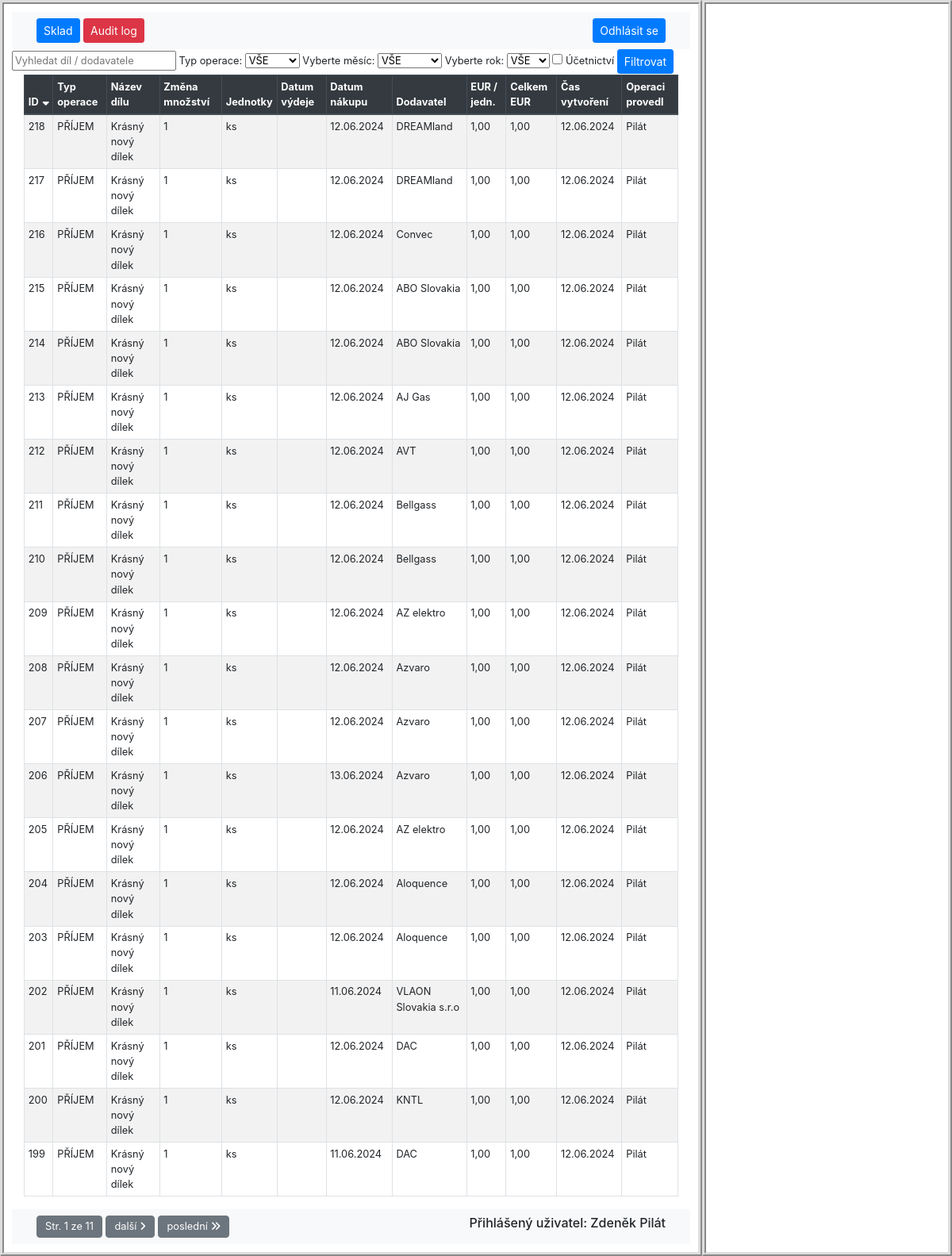
The app's page /sklad/audit_logs/ (signed in), older data.
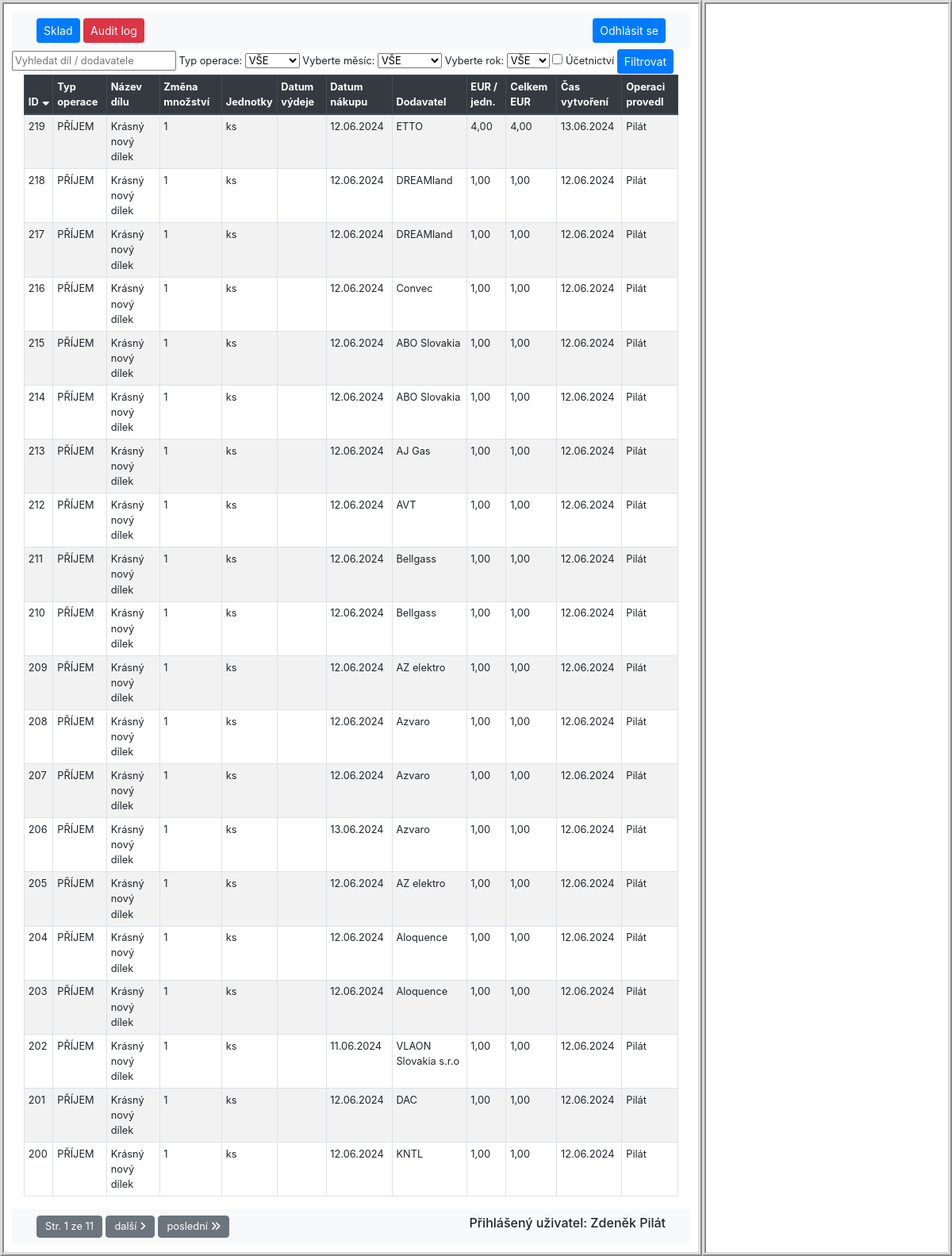
The same page, newer data.
### hpm_sklad/models.py (models this page shows, shortened)
class AuditLog(models.Model):
    class Meta:
        verbose_name_plural = "Auditovací logy"
        ordering = ["-id"]
    MOVEMENT_CHOICES = [
        ('PŘÍJEM', 'Příjem'),
        ('VÝDEJ', 'Výdej')
    ]
    JEDNOTKY_CHOICES = [
        ('ks', 'kus'),
        ('kg', 'kilogram'),
        ('par', 'pár'),
        ('l', 'litr'),
        ('m', 'metr'),
        ('baleni', 'balení'),
    ]
    ucetnictvi = models.BooleanField(verbose_name="Účetnictví")
    evidencni_cislo = models.ForeignKey(Sklad, on_delete=models.CASCADE, verbose_name="Evidenční číslo")
    interne_cislo = models.IntegerField(null=True, verbose_name="Číslo karty")
    objednano = models.CharField(max_length=100, null=True, blank=True, verbose_name="Objednáno?")
    nazev_dilu = models.CharField(max_length=100, verbose_name="Název dílu", db_index=True)
    zmena_mnozstvi = models.IntegerField(verbose_name="Změna množství")
    mnozstvi = models.PositiveIntegerField(verbose_name="Množství")
    jednotky = models.CharField(max_length=10, choices=JEDNOTKY_CHOICES, default='ks', verbose_name="Jednotky")
    typ_operace = models.CharField(max_length=10, choices=MOVEMENT_CHOICES, verbose_name="Typ operace")
    pouzite_zarizeni = models.CharField(max_length=70, null=True, verbose_name="Pro zařízení")
    umisteni = models.CharField(max_length=25, verbose_name="Umístění")
    dodavatel = models.CharField(max_length=70, verbose_name="Dodavatel")
    datum_vydeje = models.DateField(null=True, blank=True, verbose_name="Datum výdeje")
    datum_nakupu = models.DateField(null=True, blank=True, verbose_name="Datum nákupu")
    cislo_objednavky = models.CharField(max_length=20, null=True, blank=True, verbose_name="Číslo objednávky")
    jednotkova_cena_eur = models.FloatField(default=0.0, verbose_name="EUR/jednotka")
    celkova_cena_eur = models.FloatField(default=0.0, verbose_name="Celkem EUR")
    cas_vytvoreni = models.DateTimeField(auto_now_add=True, verbose_name="Čas vytvoření")
    operaci_provedl = models.ForeignKey(User, on_delete=models.CASCADE, verbose_name="Operaci provedl")
    poznamka = models.CharField(null=True, blank=True, max_length=200, verbose_name="Poznámka")

### hpm_sklad/views.py (the view)
# urls.py: path('sklad/audit_logs/', views.AuditLogListView.as_view(), name='audit_log'),
class AuditLogListView(LoginRequiredMixin, ListView):
    model = AuditLog
    template_name = 'hpm_sklad/audit_log.html'  # Zajistěte, že tato cesta je správná
    paginate_by = 20
    def get_context_data(self, **kwargs):
        context = super().get_context_data(**kwargs)
        selected_id = self.request.GET.get('selected', None)
        if selected_id:
            context['selected_item'] = get_object_or_404(AuditLog, id=selected_id)
        else:
            context['selected_item'] = None
        current_year = datetime.datetime.now().year
        context['years'] = range(current_year, 2023, -1)
        context.update({
            'sort': self.request.GET.get('sort', 'id'),
            'order': self.request.GET.get('order', 'down'),
            'query': self.request.GET.get('query', ''),
            'typ_operace': self.request.GET.get('typ_operace', 'VŠE'),
            'month': self.request.GET.get('month', 'VŠE'),
            'year': self.request.GET.get('year', 'VŠE'),
            'ucetnictvi': self.request.GET.get('ucetnictvi', ''),
            'current_user': self.request.user,
        })
        return context
    def get_queryset(self):
        queryset = AuditLog.objects.all()
        query = self.request.GET.get('query', '')
        sort = self.request.GET.get('sort', 'id')
        order = self.request.GET.get('order', 'down')
        if query:
            queryset = queryset.filter(
                Q(nazev_dilu__icontains=query) | Q(dodavatel__icontains=query)
            )
        if self.request.GET.get('ucetnictvi', '') == 'on':
            queryset = queryset.filter(ucetnictvi=True)
        typ_operace = self.request.GET.get('typ_operace', 'VŠE')
        if typ_operace != 'VŠE':
            queryset = queryset.filter(typ_operace=typ_operace)
        month = self.request.GET.get('month', 'VŠE')
        year = self.request.GET.get('year', 'VŠE')
        if month != 'VŠE' and year != 'VŠE':
            queryset = queryset.filter(
                Q(datum_vydeje__year=year, datum_vydeje__month=month) |
                Q(datum_nakupu__year=year, datum_nakupu__month=month)
            )
        if order == 'down':
            sort = f"-{sort}"
        queryset = queryset.order_by(sort)
        return queryset

### hpm_sklad/templatetags/custom_filters.py (called while the page is built)
@register.filter
def url_remove_param(querystring, params):
    params = params.split(',')
    new_querystring = '&'.join(
        f"{key}={value}"
        for part in querystring.split('&')
        if '=' in part and (key := part.split('=')[0]) not in params and (value := part.split('=')[1])
    )
    return new_querystring

### hpm_sklad/templates/hpm_sklad/audit_log.html (shortened to what this page needs)
{% extends "hpm_sklad/base_left_right_column.html" %}
{% load static %}
{% load custom_filters %}
{% block navbar %}
    <div class="col">
        <a class="btn btn-primary btn-sm" href="{% url 'sklad' %}">Sklad</a>
        <a class="btn btn-danger btn-sm" href="{% url 'audit_log' %}">Audit log</a>
    </div>
    <div class="col-auto">
        {% include "hpm_sklad/login.html" %}
    </div>
{% endblock %}
{% block left_content %}
    <form method="GET" action="" class="search-form">
        <div class="search-group small">
            <input class="search" type="text" name="query" placeholder="Vyhledat díl / dodavatele" value="{{ request.GET.query }}">
            <label for="typ_operace">Typ operace:</label>
            <select name="typ_operace" class="search" id="typ_operace">
                <option value="VŠE" {% if request.GET.typ_operace == 'VŠE' or not request.GET.typ_operace %}selected{% endif %}>VŠE</option>
            </select>
            <label for="month">Vyberte měsíc:</label>
            <select name="month" id="month" class="search">
                <option value="VŠE" {% if request.GET.month == 'VŠE' or not request.GET.month %}selected{% endif %}>VŠE</option>
            </select>
            <label for="year">Vyberte rok:</label>
            <select name="year" id="year" class="search">
                <option value="VŠE" {% if request.GET.year == 'VŠE' or not request.GET.year %}selected{% endif %}>VŠE</option>
            </select>
            <label>
                <input type="checkbox" name="ucetnictvi" {% if request.GET.ucetnictvi == 'on' %}checked{% endif %}> Účetnictví
            </label>
            <button class="btn btn-primary btn-sm" type="submit">Filtrovat</button>
        </div>
    </form>
    <div class="container-fluid">
        <table class="table table-sm table-hover table-striped table-bordered">
            <thead class="thead-dark">
                <tr>
                    {% with request.GET.urlencode as querystring %}
                        <th>
                            <a href="?sort=id&order={% if request.GET.sort == 'id' and request.GET.order == 'up' %}down{% else %}up{% endif %}&{{ querystring|url_remove_param:'sort,order' }}">
                                ID
                                {% if not request.GET.sort %}
                                    <i class="fas fa-sort-down"></i>
                                {% endif %}
                            </a>
                        </th>
                        <th>
                            <a href="?sort=typ_operace&order={% if request.GET.sort == 'typ_operace' and request.GET.order == 'up' %}down{% else %}up{% endif %}&{{ querystring|url_remove_param:'sort,order' }}">
                                Typ operace
                            </a>
                        </th>
                        <th>
                            <a href="?sort=nazev_dilu&order={% if request.GET.sort == 'nazev_dilu' and request.GET.order == 'up' %}down{% else %}up{% endif %}&{{ querystring|url_remove_param:'sort,order' }}">
                                Název dílu
                            </a>
                        </th>
                        <th>
                            <a href="?sort=zmena_mnozstvi&order={% if request.GET.sort == 'zmena_mnozstvi' and request.GET.order == 'up' %}down{% else %}up{% endif %}&{{ querystring|url_remove_param:'sort,order' }}">
                                Změna množství
                            </a>
                        </th>
                        <th>
                            <a href="?sort=jednotky&order={% if request.GET.sort == 'jednotky' and request.GET.order == 'up' %}down{% else %}up{% endif %}&{{ querystring|url_remove_param:'sort,order' }}">
                                Jednotky
                            </a>
                        </th>
                        <th>
                            <a href="?sort=datum_vydeje&order={% if request.GET.sort == 'datum_vydeje' and request.GET.order == 'up' %}down{% else %}up{% endif %}&{{ querystring|url_remove_param:'sort,order' }}">
                                Datum výdeje
                            </a>
                        </th>
                        <th>
                            <a href="?sort=datum_nakupu&order={% if request.GET.sort == 'datum_nakupu' and request.GET.order == 'up' %}down{% else %}up{% endif %}&{{ querystring|url_remove_param:'sort,order' }}">
                                Datum nákupu
                            </a>
                        </th>
                        <th>
                            <a href="?sort=dodavatel&order={% if request.GET.sort == 'dodavatel' and request.GET.order == 'up' %}down{% else %}up{% endif %}&{{ querystring|url_remove_param:'sort,order' }}">
                                Dodavatel
                            </a>
                        </th>
                        <th>
                            <a href="?sort=jednotkova_cena_eur&order={% if request.GET.sort == 'jednotkova_cena_eur' and request.GET.order == 'up' %}down{% else %}up{% endif %}&{{ querystring|url_remove_param:'sort,order' }}">
                                EUR / jedn.
                            </a>
                        </th>
                        <th>
                            <a href="?sort=celkova_cena_eur&order={% if request.GET.sort == 'celkova_cena_eur' and request.GET.order == 'up' %}down{% else %}up{% endif %}&{{ querystring|url_remove_param:'sort,order' }}">
                                Celkem EUR
                            </a>
                        </th>
                        <th>
                            <a href="?sort=cas_vytvoreni&order={% if request.GET.sort == 'cas_vytvoreni' and request.GET.order == 'up' %}down{% else %}up{% endif %}&{{ querystring|url_remove_param:'sort,order' }}">
                                Čas vytvoření
                            </a>
                        </th>
                        <th>
                            <a href="?sort=operaci_provedl&order={% if request.GET.sort == 'operaci_provedl' and request.GET.order == 'up' %}down{% else %}up{% endif %}&{{ querystring|url_remove_param:'sort,order' }}">
                                Operaci provedl
                            </a>
                        </th>
                    {% endwith %}
                </tr>
            </thead>
            <tbody class="show-pointer">
                {% for item in object_list %}
                    <tr data-id="{{ item.id }}" data-detail-url="{% url 'detail_audit_log' item.id %}" onclick="loadDetail('{% url 'detail_audit_log' item.id %}', '{{ item.id }}')"
                    {% if item.id == selected_item.id %} class="table-info"{% endif %}>
                        <td>{{ item.id }}</td>
                        <td>{{ item.typ_operace }}</td>
                        <td>{{ item.nazev_dilu|truncatechars:58 }}</td>
                        <td>{{ item.zmena_mnozstvi }}</td>
                        <td>{{ item.jednotky }}</td>
                        <td>{{ item.datum_vydeje | date:"d.m.Y" }}</td>
                        <td>{{ item.datum_nakupu | date:"d.m.Y" }}</td>
                        <td>{{ item.dodavatel|truncatechars:20 }}</td>
                        <td>{{ item.jednotkova_cena_eur|floatformat:2 }}</td>
                        <td>{{ item.celkova_cena_eur|floatformat:2 }}</td>
                        <td>{{ item.cas_vytvoreni|date:"d.m.Y" }}</td>
                        <td>{{ item.operaci_provedl.last_name }}</td>
                    </tr>
                {% endfor %}
            </tbody>
        </table>
    </div>
    {% include "hpm_sklad/pagination.html" %}
{% endblock %}

### hpm_sklad/templates/hpm_sklad/base_left_right_column.html (shortened to what this page needs)
{% load static %}
<!DOCTYPE html>
<html>
    <head>
        <link rel="stylesheet" type="text/css" href="{% static 'css/style.css' %}">
        <link rel="stylesheet" href="https://cdnjs.cloudflare.com/ajax/libs/font-awesome/6.5.2/css/all.min.css">
        <link href="https://stackpath.bootstrapcdn.com/bootstrap/4.5.2/css/bootstrap.min.css" rel="stylesheet">
    </head>
    <body>
        <main class="app">
            <div class="left-column">
                 <header>
                    <nav class="navbar navbar-expand-lg navbar-light bg-light">
                        {% block navbar %}
                        {% endblock %}
                    </nav>
                </header>
                {% block left_content %}{% endblock %}
            </div>
            <div class="right-column" id="detail">
            </div>
        </main>
    </body>
</html>

### hpm_sklad/templates/hpm_sklad/login.html
{% if user.is_authenticated %}
    <a class="btn btn-primary btn-sm" href="{% url 'logout' %}">Odhlásit se</a>
{% else %}
    <a class="btn btn-primary btn-sm" href="{% url 'login' %}">Přihlásit se</a>
    <a class="btn btn-primary btn-sm" href="{% url 'signup' %}">Registrace</a>
{% endif %}

### hpm_sklad/templates/hpm_sklad/pagination.html (shortened to what this page needs)
{% load custom_filters %}
{% if is_paginated %}
<div class="navbar navbar-expand-lg navbar-light bg-light">
    <span class="col">
        <span class="btn btn-secondary btn-xs">
            Str. {{ page_obj.number }} ze {{ page_obj.paginator.num_pages }}
        </span>
        {% if page_obj.has_next %}
            <a class="btn btn-secondary btn-xs" href="?page={{ page_obj.next_page_number }}&{{ request.GET.urlencode|url_remove_param:'page' }}">další <i class="fas fa-angle-right"></i></a>
            <a class="btn btn-secondary btn-xs" href="?page={{ page_obj.paginator.num_pages }}&{{ request.GET.urlencode|url_remove_param:'page' }}">poslední <i class="fas fa-angles-right"></i></a>
        {% endif %}
    </span>
    <h6 class="col-auto">Přihlášený uživatel: {{ current_user.first_name }} {{ current_user.last_name }}</h6>
</div>
{% endif %}

### hpm_sklad/static/css/style.css (style rules this page uses)
table { font-size: 0.8rem; }
.table-sm th a { color: inherit; text-decoration: none; display: inline-flex; align-items: center; }
.table-sm th a .fa-sort-up, .table-sm th a .fa-sort-down { margin-left: 5px; }
.show-pointer { cursor: pointer; }
.app { display: flex; flex-direction: row; width: 100%; margin: 0; padding: 0; }
.left-column { flex: 75; margin: 0; padding: 10px; border: 5px ridge #ddd; }
.right-column { flex: 25; margin: 0; padding: 10px; border: 5px ridge #ddd; }
.btn-xs { font-size: 0.8rem !important; padding: 3px 10px !important; }

Row changes from the older to the newer data that the page shows:
no longer on this page (row unchanged): AuditLog: id "199", typ_operace "PŘÍJEM", nazev_dilu "Krásný nový dílek", zmena_mnozstvi "1", jednotky "ks", datum_nakupu "11.06.2024", dodavatel "DAC", jednotkova_cena_eur "1,00", celkova_cena_eur "1,00", cas_vytvoreni "12.06.2024", operaci_provedl.last_name "Pilát"
added AuditLog: id "219", typ_operace "PŘÍJEM", nazev_dilu "Krásný nový dílek", zmena_mnozstvi "1", jednotky "ks", datum_nakupu "12.06.2024", dodavatel "ETTO", jednotkova_cena_eur "4,00", celkova_cena_eur "4,00", cas_vytvoreni "13.06.2024", operaci_provedl.last_name "Pilát"
